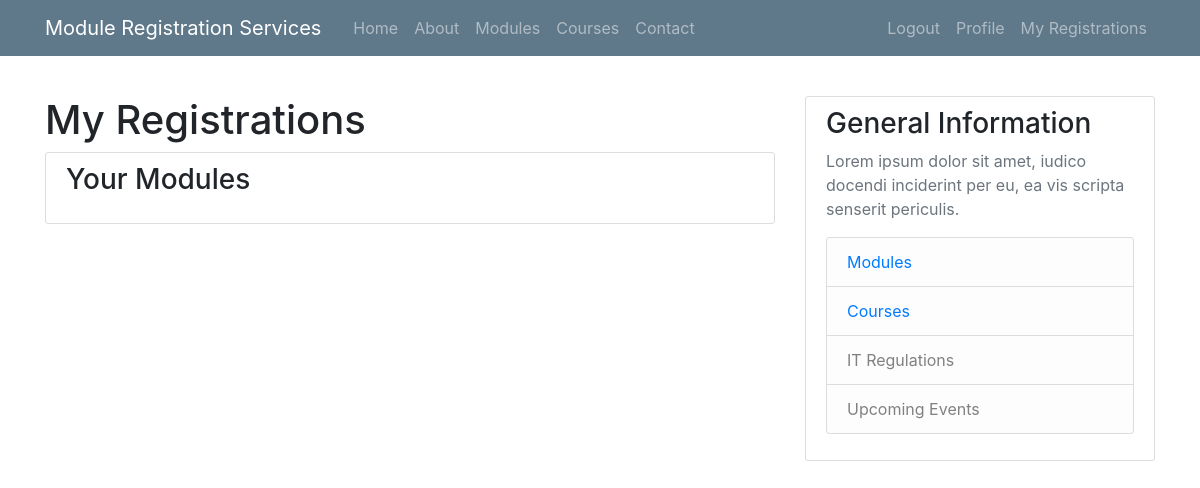
The app's page /my-registrations (signed in), older data.
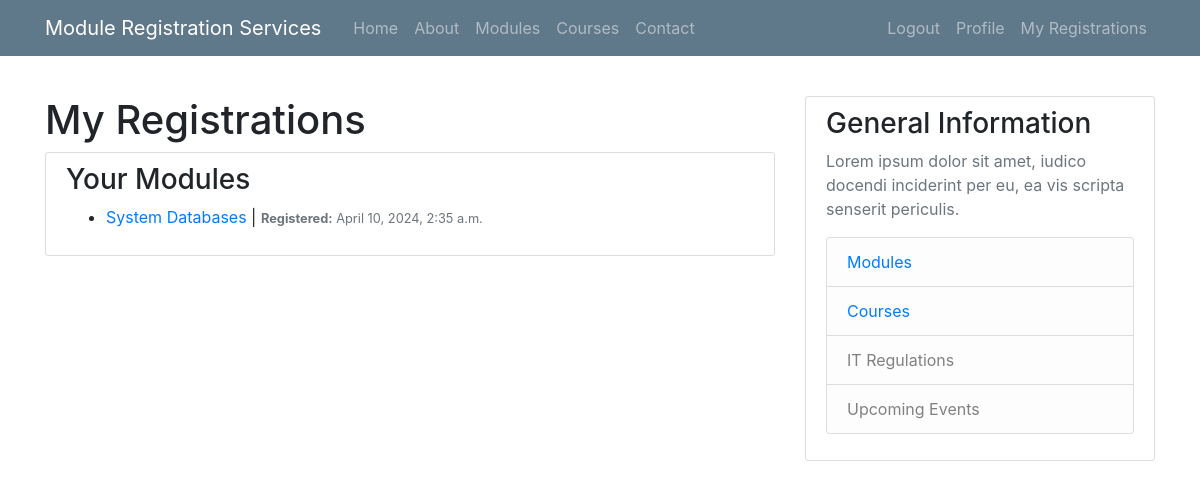
The same page, newer data.
### mrreporting/models.py (models this page shows, shortened)
class Registration(models.Model):
    module = models.ForeignKey(Module, on_delete=models.CASCADE)
    user = models.ForeignKey(User, on_delete=models.CASCADE, related_name='registered_users')
    registered = models.DateTimeField(auto_now_add=True)
    class Meta:
        unique_together = ('module', 'user')

class Module(models.Model):
    name = models.CharField(max_length=255)
    code = models.CharField(max_length=10)
    credit = models.FloatField()
    category = models.CharField(max_length=100)
    description = models.TextField()
    availability = models.BooleanField(default=True)
    courses_allowed = models.ManyToManyField(Course, related_name='allowed_modules')

### mrreporting/views.py (the view)
# urls.py: path('my-registrations', mrreporting_views.MyRegistrationsListView.as_view(), name = 'my_registrations'),
class MyRegistrationsListView(ListView):
    model = Registration
    template_name = 'mrreporting/my_registrations.html'
    context_object_name = 'registrations'
    def get_queryset(self):
        user = get_object_or_404(User, username=self.request.user)
        return Registration.objects.filter(user=user).order_by('module__name')

### mrreporting/templates/mrreporting/my_registrations.html
{% extends "mrreporting/base.html" %}
{% load crispy_forms_tags %}
{% block content %}
<h1>My Registrations</h1>
<div class="content-section">
    <h3>Your Modules</h3>
    <ul class="basic-list">
        {% for registration in registrations %}
            <li>
                <a href="{% url 'mrreporting:module' code=registration.module.code %}" > {{ registration.module.name }}</a> | <small class="text-muted"><strong>Registered:</strong> {{ registration.registered }}</small>
            </li>
        {% endfor %}
    </ul>
</div>
{% endblock content %}

Row changes from the older to the newer data that the page shows:
added Registration: module.name "System Databases", registered "April 10, 2024, 2:35 a.m."
